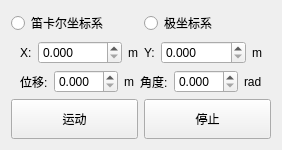
       <widget class="QWidget" name="tab_2">
        <attribute name="title">
         <string>位姿控制</string>
        </attribute>
        <layout class="QVBoxLayout" name="verticalLayout_11">
         <item>
          <layout class="QHBoxLayout" name="horizontalLayout_21">
           <item>
            <widget class="QRadioButton" name="radioButton_cartesian_coordinates">
             <property name="text">
              <string>笛卡尔坐标系</string>
             </property>
            </widget>
           </item>
           <item>
            <widget class="QRadioButton" name="radioButton_polar_coordinates">
             <property name="text">
              <string>极坐标系</string>
             </property>
            </widget>
           </item>
          </layout>
         </item>
         <item>
          <widget class="QWidget" name="widget_cartesian_coordinates" native="true">
           <layout class="QHBoxLayout" name="horizontalLayout_24">
            <property name="topMargin">
             <number>0</number>
            </property>
            <property name="bottomMargin">
             <number>0</number>
            </property>
            <item>
             <layout class="QHBoxLayout" name="horizontalLayout_22">
              <item>
               <widget class="QLabel" name="label_25">
                <property name="sizePolicy">
                 <sizepolicy hsizetype="Maximum" vsizetype="Preferred">
                  <horstretch>0</horstretch>
                  <verstretch>0</verstretch>
                 </sizepolicy>
                </property>
                <property name="text">
                 <string>X:</string>
                </property>
               </widget>
              </item>
              <item>
               <widget class="QDoubleSpinBox" name="doubleSpinBox_path_x">
                <property name="sizePolicy">
                 <sizepolicy hsizetype="Preferred" vsizetype="Preferred">
                  <horstretch>0</horstretch>
                  <verstretch>0</verstretch>
                 </sizepolicy>
                </property>
                <property name="decimals">
                 <number>3</number>
                </property>
               </widget>
              </item>
              <item>
               <widget class="QLabel" name="label_26">
                <property name="sizePolicy">
                 <sizepolicy hsizetype="Maximum" vsizetype="Preferred">
                  <horstretch>0</horstretch>
                  <verstretch>0</verstretch>
                 </sizepolicy>
                </property>
                <property name="text">
                 <string>m</string>
                </property>
               </widget>
              </item>
             </layout>
            </item>
            <item>
             <layout class="QHBoxLayout" name="horizontalLayout_23">
              <item>
               <widget class="QLabel" name="label_27">
                <property name="sizePolicy">
                 <sizepolicy hsizetype="Maximum" vsizetype="Preferred">
                  <horstretch>0</horstretch>
                  <verstretch>0</verstretch>
                 </sizepolicy>
                </property>
                <property name="text">
                 <string>Y:</string>
                </property>
               </widget>
              </item>
              <item>
               <widget class="QDoubleSpinBox" name="doubleSpinBox_path_y">
                <property name="sizePolicy">
                 <sizepolicy hsizetype="Preferred" vsizetype="Preferred">
                  <horstretch>0</horstretch>
                  <verstretch>0</verstretch>
                 </sizepolicy>
                </property>
                <property name="decimals">
                 <number>3</number>
                </property>
               </widget>
              </item>
              <item>
               <widget class="QLabel" name="label_28">
                <property name="sizePolicy">
                 <sizepolicy hsizetype="Maximum" vsizetype="Preferred">
                  <horstretch>0</horstretch>
                  <verstretch>0</verstretch>
                 </sizepolicy>
                </property>
                <property name="text">
                 <string>m</string>
                </property>
               </widget>
              </item>
             </layout>
            </item>
           </layout>
          </widget>
         </item>
         <item>
          <widget class="QWidget" name="widget_polar_coordinates" native="true">
           <layout class="QHBoxLayout" name="horizontalLayout_17">
            <property name="topMargin">
             <number>0</number>
            </property>
            <property name="bottomMargin">
             <number>0</number>
            </property>
            <item>
             <layout class="QHBoxLayout" name="horizontalLayout_11">
              <item>
               <widget class="QLabel" name="label_21">
                <property name="sizePolicy">
                 <sizepolicy hsizetype="Maximum" vsizetype="Preferred">
                  <horstretch>0</horstretch>
                  <verstretch>0</verstretch>
                 </sizepolicy>
                </property>
                <property name="text">
                 <string>位移:</string>
                </property>
               </widget>
              </item>
              <item>
               <widget class="QDoubleSpinBox" name="doubleSpinBox_path_dis">
                <property name="sizePolicy">
                 <sizepolicy hsizetype="Preferred" vsizetype="Preferred">
                  <horstretch>0</horstretch>
                  <verstretch>0</verstretch>
                 </sizepolicy>
                </property>
                <property name="decimals">
                 <number>3</number>
                </property>
               </widget>
              </item>
              <item>
               <widget class="QLabel" name="label_23">
                <property name="sizePolicy">
                 <sizepolicy hsizetype="Maximum" vsizetype="Preferred">
                  <horstretch>0</horstretch>
                  <verstretch>0</verstretch>
                 </sizepolicy>
                </property>
                <property name="text">
                 <string>m</string>
                </property>
               </widget>
              </item>
             </layout>
            </item>
            <item>
             <layout class="QHBoxLayout" name="horizontalLayout_14">
              <item>
               <widget class="QLabel" name="label_22">
                <property name="sizePolicy">
                 <sizepolicy hsizetype="Maximum" vsizetype="Preferred">
                  <horstretch>0</horstretch>
                  <verstretch>0</verstretch>
                 </sizepolicy>
                </property>
                <property name="text">
                 <string>角度:</string>
                </property>
               </widget>
              </item>
              <item>
               <widget class="QDoubleSpinBox" name="doubleSpinBox_path_angle">
                <property name="sizePolicy">
                 <sizepolicy hsizetype="Preferred" vsizetype="Preferred">
                  <horstretch>0</horstretch>
                  <verstretch>0</verstretch>
                 </sizepolicy>
                </property>
                <property name="decimals">
                 <number>3</number>
                </property>
               </widget>
              </item>
              <item>
               <widget class="QLabel" name="label_24">
                <property name="sizePolicy">
                 <sizepolicy hsizetype="Maximum" vsizetype="Preferred">
                  <horstretch>0</horstretch>
                  <verstretch>0</verstretch>
                 </sizepolicy>
                </property>
                <property name="text">
                 <string>rad</string>
                </property>
               </widget>
              </item>
             </layout>
            </item>
           </layout>
          </widget>
         </item>
         <item>
          <layout class="QHBoxLayout" name="horizontalLayout_18">
           <item>
            <widget class="QPushButton" name="pushButton_path_move">
             <property name="sizePolicy">
              <sizepolicy hsizetype="Preferred" vsizetype="Preferred">
               <horstretch>0</horstretch>
               <verstretch>0</verstretch>
              </sizepolicy>
             </property>
             <property name="minimumSize">
              <size>
               <width>0</width>
               <height>40</height>
              </size>
             </property>
             <property name="text">
              <string>运动</string>
             </property>
            </widget>
           </item>
           <item>
            <widget class="QPushButton" name="pushButton_path_stop">
             <property name="sizePolicy">
              <sizepolicy hsizetype="Preferred" vsizetype="Preferred">
               <horstretch>0</horstretch>
               <verstretch>0</verstretch>
              </sizepolicy>
             </property>
             <property name="minimumSize">
              <size>
               <width>0</width>
               <height>40</height>
              </size>
             </property>
             <property name="text">
              <string>停止</string>
             </property>
            </widget>
           </item>
          </layout>
         </item>
        </layout>
       </widget>
